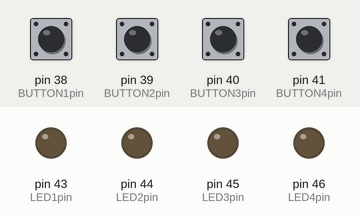
The sketch below on a simulated Arduino Mega 2560, built with avr-gcc and run on an emulated ATmega2560. On the bench: output pins drawn as LEDs (lit = HIGH). The inputs (shaded band) are chosen by the test bench; at power-on: pin 38 (BUTTON1pin), pin 39 (BUTTON2pin), pin 40 (BUTTON3pin), pin 41 (BUTTON4pin) LOW.

Above: at 1.2 s.
1.3 s: pin 38 (BUTTON1pin) pulled HIGH for 0.15 s
At 2.7 s:
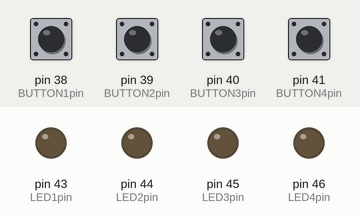
3.0 s: pin 40 (BUTTON3pin) pulled HIGH for 0.15 s
At 4.2 s:
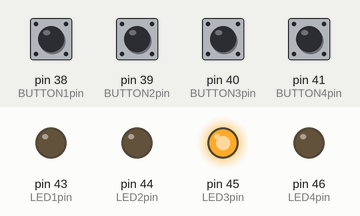
4.7 s: pin 39 (BUTTON2pin) pulled HIGH for 0.15 s
At 5.5 s:
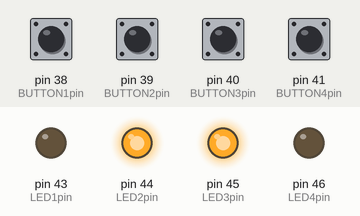
6.4 s: pin 41 (BUTTON4pin) pulled HIGH for 0.15 s
At 6.7 s:
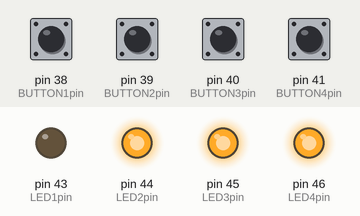
8.0 s: pin 38 (BUTTON1pin) pulled HIGH for 1 s
At 10.1 s:
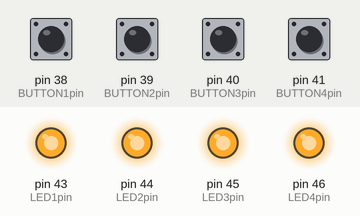
10.5 s: pin 39 (BUTTON2pin) pulled HIGH for 1 s
At 11.3 s:
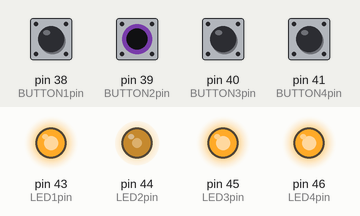
Timing chart, 0 to 13.5 s (numbered marks = the images above; inputs shaded):
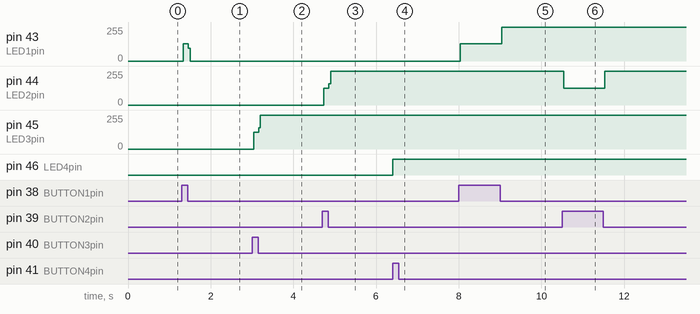

Measured:
- after the input at 1.3 s, pin 43 (LED1pin): 0/255 → 128/255 at once, → 0/255 0.12 s later
- after the input at 3.0 s, pin 45 (LED3pin): 0/255 → 127/255 at once, → 255/255 0.12 s later
- after the input at 4.7 s, pin 44 (LED2pin): 0/255 → 127/255 at once, → 255/255 0.12 s later
- after the input at 6.4 s, pin 46 (LED4pin): LOW → HIGH at once
- after the input at 8.0 s, pin 43 (LED1pin): 0/255 → 128/255 at once, → 255/255 1.0 s later
- after the input at 10.5 s, pin 44 (LED2pin): 255/255 → 127/255 at once, → 255/255 1.0 s later

The sketch:

Lab9.ino
```cpp
int LED1pin = 43;
int LED2pin = 44;
int LED3pin = 45;
int LED4pin = 46;

byte LED1State = LOW;
byte LED2State = LOW;
byte LED3State = LOW;
byte LED4State = LOW;

int BUTTON1pin = 38;
int BUTTON2pin = 39;
int BUTTON3pin = 40;
int BUTTON4pin = 41;

byte BUTTON1lastState = LOW;
byte BUTTON2lastState = LOW;
byte BUTTON3lastState = LOW;
byte BUTTON4lastState = LOW;


void setup(){
pinMode(LED1pin,OUTPUT);
pinMode(LED2pin,OUTPUT);
pinMode(LED3pin,OUTPUT);
pinMode(LED4pin,OUTPUT);

pinMode(BUTTON1pin, INPUT);
pinMode(BUTTON2pin, INPUT);
pinMode(BUTTON3pin, INPUT);
pinMode(BUTTON4pin, INPUT);
}

void loop(){
    byte button1State = digitalRead(BUTTON1pin);
  if(button1State == HIGH){
    LED1State = !LED1State;
    digitalWrite(LED1pin, LED1State);
  }

    byte button2State = digitalRead(BUTTON2pin);
  if(button2State == HIGH){
    LED2State = !LED2State;
    digitalWrite(LED2pin, LED2State);
  }

    byte button3State = digitalRead(BUTTON3pin);
  if(button3State == HIGH){
    LED3State = !LED3State;
    digitalWrite(LED3pin, LED3State);
  }

    byte button4State = digitalRead(BUTTON4pin);
  if(button4State == HIGH){
    LED4State = !LED4State;
    digitalWrite(LED4pin, LED2State);
  }
/*digitalWrite(LED1pin,HIGH);
delay(100);
digitalWrite(LED1pin,LOW);
delay(100);
digitalWrite(LED2pin,HIGH);
delay(100);
digitalWrite(LED2pin,LOW);
delay(100);
digitalWrite(LED3pin,HIGH);
delay(100);
digitalWrite(LED3pin,LOW);
delay(100);
digitalWrite(LED4pin,HIGH);
delay(100);
digitalWrite(LED4pin,LOW);
delay(100); */
}
```
